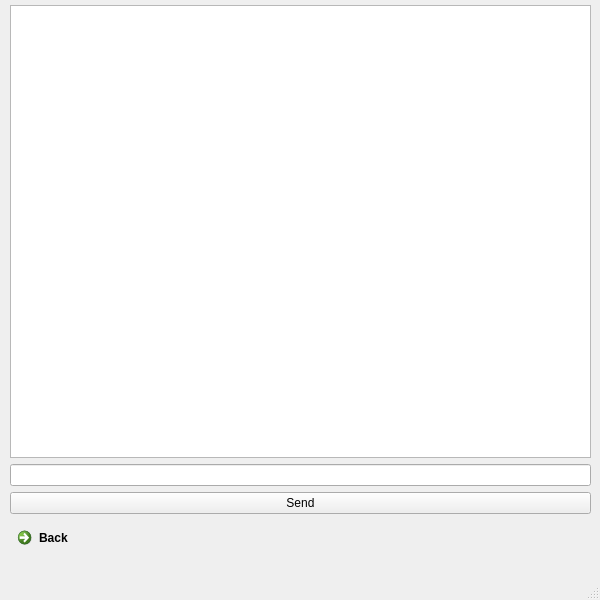
<?xml version="1.0" encoding="UTF-8"?>
<ui version="4.0">
 <class>MainWindow</class>
 <widget class="QMainWindow" name="MainWindow">
  <property name="geometry">
   <rect>
    <x>0</x>
    <y>0</y>
    <width>600</width>
    <height>600</height>
   </rect>
  </property>
  <property name="windowTitle">
   <string>MainWindow</string>
  </property>
  <widget class="QWidget" name="centralwidget">
   <widget class="QWidget" name="layoutWidget">
    <property name="geometry">
     <rect>
      <x>10</x>
      <y>5</y>
      <width>581</width>
      <height>551</height>
     </rect>
    </property>
    <layout class="QVBoxLayout" name="verticalLayout">
     <item>
      <widget class="QTextBrowser" name="textBrowser"/>
     </item>
     <item>
      <widget class="QLineEdit" name="lineEdit_message"/>
     </item>
     <item>
      <widget class="QPushButton" name="Send_button">
       <property name="text">
        <string>Send</string>
       </property>
      </widget>
     </item>
     <item>
      <widget class="QCommandLinkButton" name="Back">
       <property name="text">
        <string>Back</string>
       </property>
      </widget>
     </item>
    </layout>
   </widget>
  </widget>
  <widget class="QMenuBar" name="menubar">
   <property name="geometry">
    <rect>
     <x>0</x>
     <y>0</y>
     <width>600</width>
     <height>22</height>
    </rect>
   </property>
  </widget>
  <widget class="QStatusBar" name="statusbar"/>
 </widget>
 <resources/>
 <connections/>
</ui>
